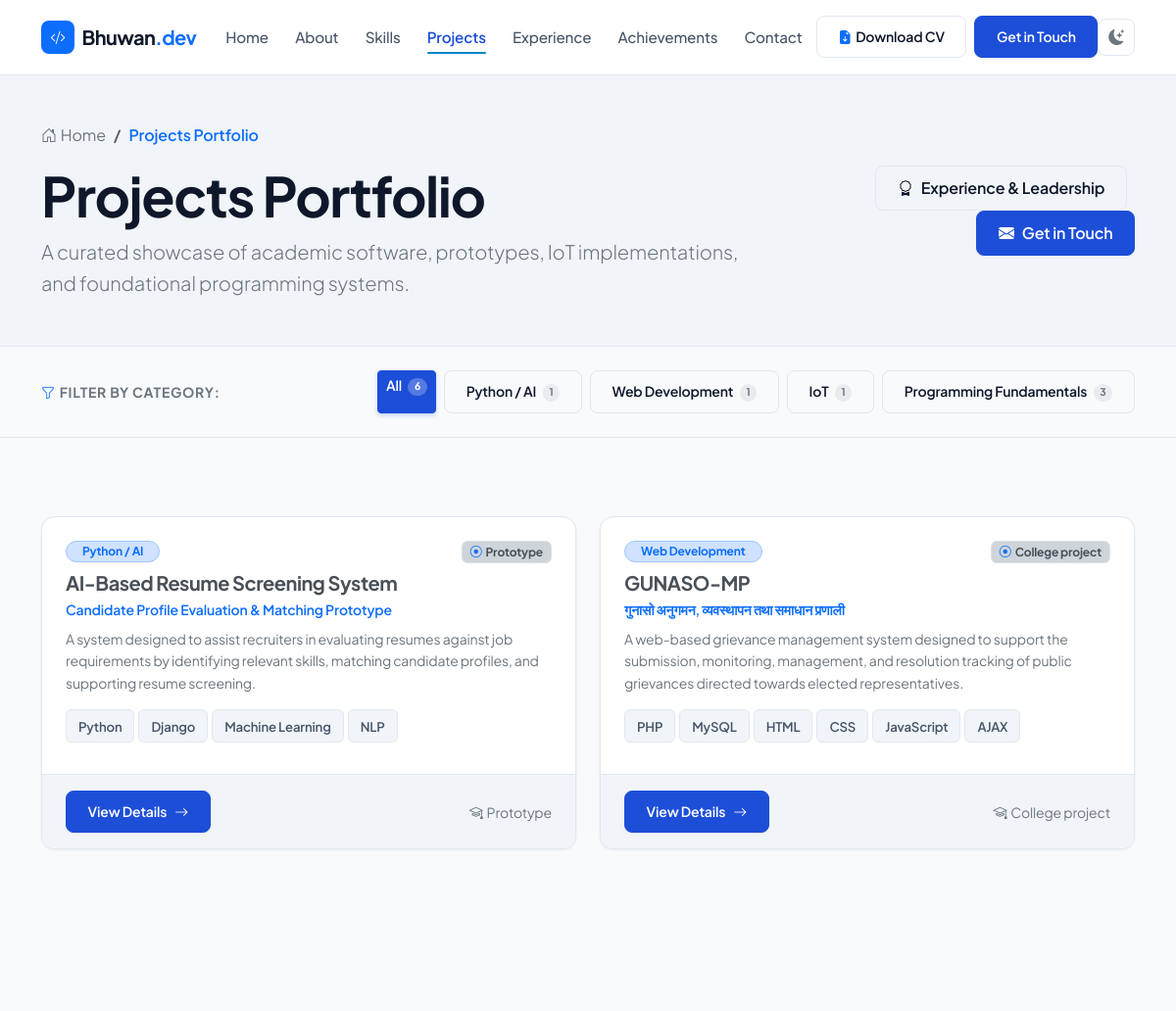
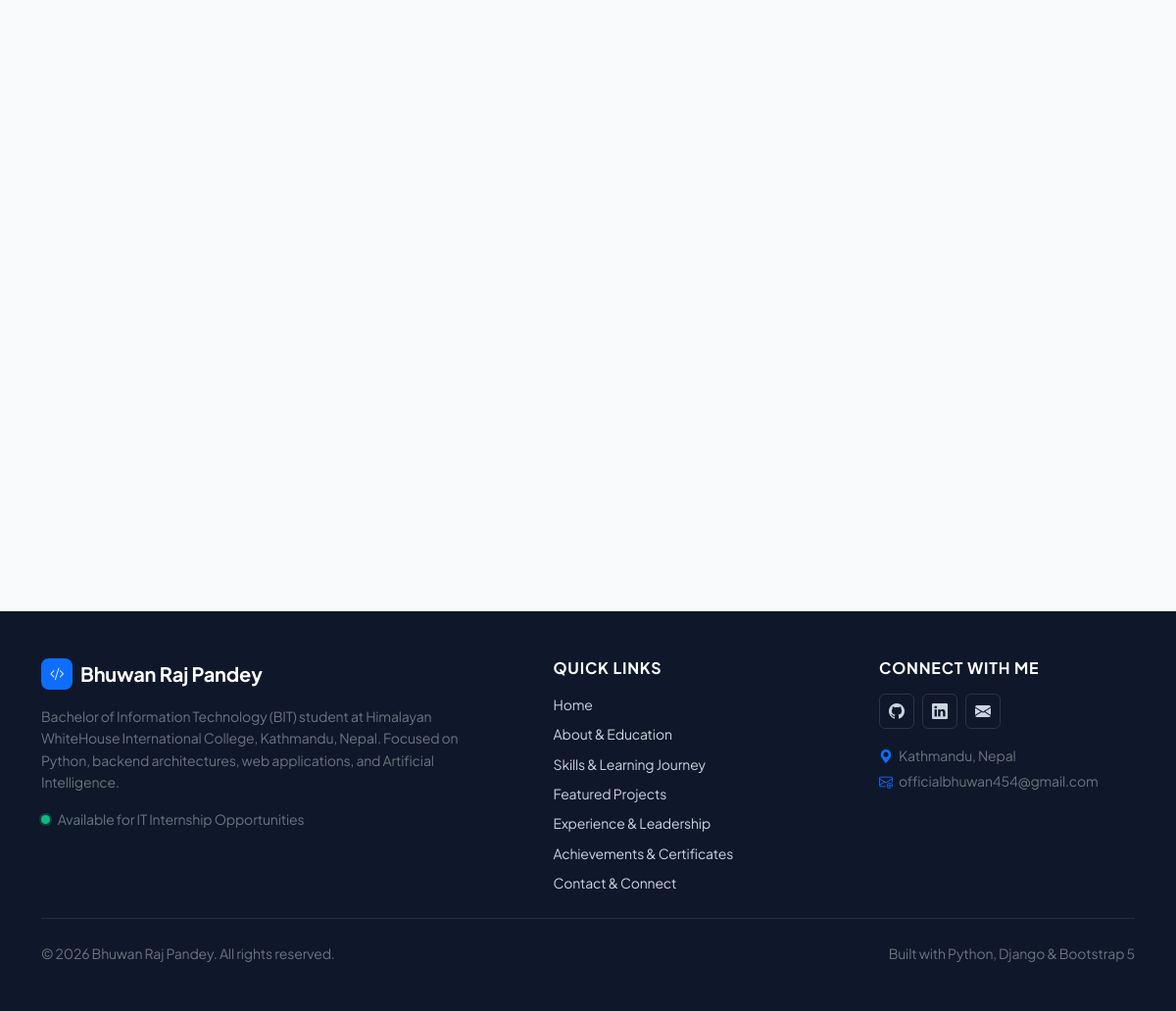
/projects/, run on the app's committed database (2 pictures, top to bottom).
### core/models.py (models this page shows, shortened)
class Project(models.Model):
    CATEGORY_CHOICES = [
        ('python-ai', 'Python / AI'),
        ('web-development', 'Web Development'),
        ('iot', 'IoT'),
        ('programming-fundamentals', 'Programming Fundamentals'),
    ]
    title = models.CharField(max_length=200)
    slug = models.SlugField(max_length=200, unique=True, help_text="Unique URL identifier")
    subtitle = models.CharField(max_length=250, blank=True, help_text="Nepali full title or secondary subtitle")
    category = models.CharField(max_length=50, choices=CATEGORY_CHOICES)
    status = models.CharField(max_length=100, default='Academic project', help_text="e.g. Prototype, College project, Academic project")
    short_description = models.TextField(help_text="Concise description for cards and previews")
    overview = models.TextField(help_text="Detailed project overview for the individual detail page")
    problem_statement = models.TextField(blank=True, help_text="The core problem the project addresses")
    objective = models.TextField(blank=True, help_text="The primary objectives of the project")
    technologies = models.CharField(max_length=300, help_text="Comma-separated technologies list (e.g. Python, Django, NLP)")
    features_or_concepts = models.TextField(blank=True, help_text="Main features, concepts, or modules separated by newlines")
    my_contribution = models.TextField(blank=True, help_text="Specific personal engineering contribution")
    github_url = models.URLField(blank=True, null=True, help_text="GitHub repository URL if publicly available")
    live_url = models.URLField(blank=True, null=True, help_text="Live demo or hosted application URL")
    image = models.ImageField(upload_to='projects/', blank=True, null=True, help_text="Main project cover image or architectural diagram")
    featured = models.BooleanField(default=False, help_text="Highlight on the homepage")
    is_published = models.BooleanField(default=True, help_text="Publish project on public portfolio")
    order = models.PositiveIntegerField(default=0, help_text="Ordering index")
    created_at = models.DateTimeField(auto_now_add=True, null=True, help_text="Creation timestamp")
    updated_at = models.DateTimeField(auto_now=True, help_text="Last updated timestamp")
    class Meta:
        ordering = ['order', 'id']
        verbose_name = 'Project'
        verbose_name_plural = 'Projects'
    def get_absolute_url(self):
        return reverse('core:project_detail', kwargs={'slug': self.slug})
    def get_technologies_list(self):
        if not self.technologies:
            return []
        return [t.strip() for t in self.technologies.split(',') if t.strip()]

### core/views.py (the view)
# urls.py: path('projects/', views.projects, name='projects'),
def projects(request):
    selected_category = request.GET.get('category', 'all').strip()
    all_projects = Project.objects.filter(is_published=True).order_by('order', 'id')
    categories = [
        {'slug': 'all', 'name': 'All', 'count': all_projects.count()},
        {'slug': 'python-ai', 'name': 'Python / AI', 'count': all_projects.filter(category='python-ai').count()},
        {'slug': 'web-development', 'name': 'Web Development', 'count': all_projects.filter(category='web-development').count()},
        {'slug': 'iot', 'name': 'IoT', 'count': all_projects.filter(category='iot').count()},
        {'slug': 'programming-fundamentals', 'name': 'Programming Fundamentals', 'count': all_projects.filter(category='programming-fundamentals').count()},
    ]
    if selected_category and selected_category != 'all':
        filtered_projects = all_projects.filter(category=selected_category)
    else:
        filtered_projects = all_projects
    context = {
        'page_title': 'Projects Portfolio | Bhuwan Raj Pandey',
        'projects': filtered_projects,
        'all_projects': all_projects,
        'categories': categories,
        'selected_category': selected_category,
    }
    return render(request, 'core/projects.html', context)

### core/templates/core/projects.html (shortened to what this page needs)
{% extends 'core/base.html' %}
{% load static %}
{% block content %}
<section class="py-5 border-bottom" style="background-color: var(--bg-surface-elevated); border-color: var(--border-subtle) !important;">
    <div class="container">
        <div class="row align-items-center justify-content-between g-4">
            <div class="col-lg-8">
                <nav aria-label="breadcrumb" class="mb-3">
                    <ol class="breadcrumb small mb-0">
                        <li class="breadcrumb-item"><a href="{% url 'core:home' %}" class="text-secondary text-decoration-none"><i class="bi bi-house-door me-1"></i>Home</a></li>
                        <li class="breadcrumb-item active text-primary fw-semibold" aria-current="page">Projects Portfolio</li>
                    </ol>
                </nav>
                <h1 class="display-4 fw-bold mb-2">Projects Portfolio</h1>
                <p class="lead text-secondary mb-0">
                    A curated showcase of academic software, prototypes, IoT implementations, and foundational programming systems.
                </p>
            </div>
            <div class="col-lg-4 text-lg-end">
                <a href="{% url 'core:experience' %}" class="btn btn-outline-custom d-inline-flex align-items-center gap-2 me-2">
                    <i class="bi bi-award"></i>
                    <span>Experience &amp; Leadership</span>
                </a>
                <a href="{% url 'core:home' %}#contact" class="btn btn-primary-custom d-inline-flex align-items-center gap-2">
                    <i class="bi bi-envelope-fill"></i>
                    <span>Get in Touch</span>
                </a>
            </div>
        </div>
    </div>
</section>
<section class="py-4 border-bottom sticky-top-filter" style="border-color: var(--border-subtle) !important; background-color: var(--bg-body);">
    <div class="container">
        <div class="d-flex flex-wrap align-items-center justify-content-between gap-3">
            <div class="d-flex align-items-center gap-2">
                <span class="text-secondary small fw-bold text-uppercase" style="letter-spacing: 0.05em;">
                    <i class="bi bi-funnel text-primary me-1"></i>Filter by Category:
                </span>
            </div>
            <div class="d-flex flex-wrap gap-2" id="project-filters" role="group" aria-label="Project category filters">
                {% for cat in categories %}
                <a href="{% url 'core:projects' %}?category={{ cat.slug }}"
                   class="btn btn-sm filter-btn {% if selected_category == cat.slug or not selected_category and cat.slug == 'all' %}active-filter{% else %}btn-outline-custom{% endif %}"
                   data-filter="{{ cat.slug }}">
                    <span>{{ cat.name }}</span>
                    <span class="badge rounded-pill bg-body-secondary text-secondary ms-1">{{ cat.count }}</span>
                </a>
                {% endfor %}
            </div>
        </div>
    </div>
</section>
<section class="section-py">
    <div class="container">
        <div class="row g-4" id="projects-grid">
            {% for project in projects %}
            <div class="col-lg-6 project-item reveal-on-scroll" data-category="{{ project.category }}">
                <div class="custom-card project-card h-100">
                    <div class="project-card-header d-flex justify-content-between align-items-center">
                        <span class="badge bg-primary-subtle text-primary border border-primary-subtle px-3 py-1 rounded-pill small">
                            {{ project.get_category_display }}
                        </span>
                        <span class="badge bg-dark-subtle text-dark-emphasis border px-2 py-1 small">
                            <i class="bi bi-record-circle text-primary me-1"></i>{{ project.status }}
                        </span>
                    </div>
                    <div class="project-card-body">
                        <h4 class="h5 fw-bold mb-1 text-dark-emphasis">
                            <a href="{{ project.get_absolute_url }}" class="text-decoration-none text-dark-emphasis hover-primary">
                                {{ project.title }}
                            </a>
                        </h4>
                        {% if project.subtitle %}
                        <p class="text-primary small fw-semibold mb-2">
                            {{ project.subtitle }}
                        </p>
                        {% endif %}
                        <p class="text-secondary small leading-relaxed mb-3">
                            {{ project.short_description }}
                        </p>
                        <div class="d-flex flex-wrap gap-1 mb-2">
                            {% for tech in project.get_technologies_list %}
                            <span class="tech-badge small">{{ tech }}</span>
                            {% endfor %}
                        </div>
                    </div>
                    <div class="project-card-footer d-flex justify-content-between align-items-center">
                        <a href="{{ project.get_absolute_url }}" class="btn btn-primary-custom btn-sm d-inline-flex align-items-center gap-2">
                            <span>View Details</span>
                            <i class="bi bi-arrow-right"></i>
                        </a>
                        <div class="d-flex align-items-center gap-2">
                            {% if project.github_url %}
                            <a href="{{ project.github_url }}" target="_blank" rel="noopener noreferrer" class="btn btn-outline-custom btn-sm" aria-label="GitHub Repository" title="GitHub Repository">
                                <i class="bi bi-github"></i>
                            </a>
                            {% else %}
                            <small class="text-secondary">
                                <i class="bi bi-mortarboard me-1"></i>{{ project.status }}
                            </small>
                            {% endif %}
                        </div>
                    </div>
                </div>
            </div>
            {% endfor %}
        </div>
    </div>
</section>
{% endblock %}

### data on the page
Project: category "Python / AI", status "Prototype", title "AI-Based Resume Screening System", subtitle "Candidate Profile Evaluation & Matching Prototype", short_description "A system designed to assist recruiters in evaluating resumes against job requirements by identifying relevant skills, matching candidate profiles, and supporting resume screening.", get_technologies_list "Python" "Django" "Machine Learning" "NLP"
Project: category "Web Development", status "College project", title "GUNASO-MP", subtitle "गुनासो अनुगमन, व्यवस्थापन तथा समाधान प्रणाली", short_description "A web-based grievance management system designed to support the submission, monitoring, management, and resolution tracking of public grievances directed towards elected representatives.", get_technologies_list "PHP" "MySQL" "HTML" "CSS" "JavaScript" "AJAX"

### other printed values
{{ cat.name }} "All" "Python / AI" "Web Development" "IoT" "Programming Fundamentals"
{{ cat.count }} "6" "1" "1" "1" "3"
